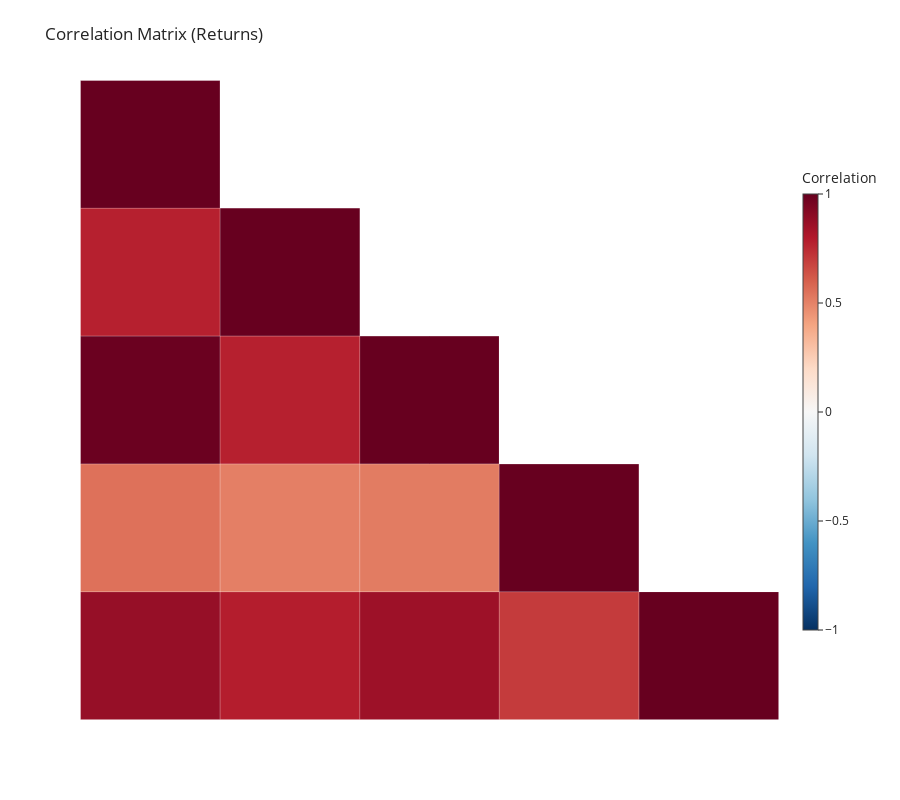

The notebook cell this image was saved under:
### Code cell
InteractivePlots.interactive_plot_correlation_matrix(position_data)

### Figure 1 — Plotly figure (JSON) as saved in the notebook; plotly's stock layout.template omitted (floating-point values rounded to 4 significant figures)
{"data": [{"colorbar": {"len": 0.75, "thickness": 15, "title": {"text": "Correlation"}}, "colorscale": [[0, "rgb(5,48,97)"], [0.1, "rgb(33,102,172)"], [0.2, "rgb(67,147,195)"], [0.3, "rgb(146,197,222)"], [0.4, "rgb(209,229,240)"], [0.5, "rgb(247,247,247)"], [0.6, "rgb(253,219,199)"], [0.7, "rgb(244,165,130)"], [0.8, "rgb(214,96,77)"], [0.9, "rgb(178,24,43)"], [1, "rgb(103,0,31)"]], "hoverinfo": "text", "showscale": true, "text": [["DJI & DJI<br>Correlation = 1.00", "", "", "", ""], ["EEM & DJI<br>Correlation = 0.78", "EEM & EEM<br>Correlation = 1.00", "", "", ""], ["^GSPC & DJI<br>Correlation = 0.99", "^GSPC & EEM<br>Correlation = 0.78", "^GSPC & ^GSPC<br>Correlation = 1.00", "", ""], ["^N225 & DJI<br>Correlation = 0.55", "^N225 & EEM<br>Correlation = 0.51", "^N225 & ^GSPC<br>Correlation = 0.52", "^N225 & ^N225<br>Correlation = 1.00", ""], ["^STOXX50E & DJI<br>Correlation = 0.87", "^STOXX50E & EEM<br>Correlation = 0.79", "^STOXX50E & ^GSPC<br>Correlation = 0.85", "^STOXX50E & ^N225<br>Correlation = 0.70", "^STOXX50E & ^STOXX50E<br>Correlation = 1.00"]], "type": "heatmap", "x": ["DJI", "EEM", "^GSPC", "^N225", "^STOXX50E"], "y": ["DJI", "EEM", "^GSPC", "^N225", "^STOXX50E"], "z": [[1, null, null, null, null], [0.7776, 1, null, null, null], [0.9903, 0.7775, 1, null, null], [0.5498, 0.5092, 0.5202, 1, null], [0.8736, 0.7864, 0.8549, 0.7016, 1]], "zmax": 1, "zmin": -1}], "layout": {"height": 800, "margin": {"b": 80, "l": 80, "r": 80, "t": 80}, "paper_bgcolor": "white", "plot_bgcolor": "white", "shapes": [{"line": {"color": "white", "width": 1}, "type": "line", "x0": -0.5, "x1": 4.5, "xref": "x", "y0": -0.5, "y1": -0.5, "yref": "y"}, {"line": {"color": "white", "width": 1}, "type": "line", "x0": -0.5, "x1": -0.5, "xref": "x", "y0": -0.5, "y1": 4.5, "yref": "y"}, {"line": {"color": "white", "width": 1}, "type": "line", "x0": -0.5, "x1": 4.5, "xref": "x", "y0": 0.5, "y1": 0.5, "yref": "y"}, {"line": {"color": "white", "width": 1}, "type": "line", "x0": 0.5, "x1": 0.5, "xref": "x", "y0": -0.5, "y1": 4.5, "yref": "y"}, {"line": {"color": "white", "width": 1}, "type": "line", "x0": -0.5, "x1": 4.5, "xref": "x", "y0": 1.5, "y1": 1.5, "yref": "y"}, {"line": {"color": "white", "width": 1}, "type": "line", "x0": 1.5, "x1": 1.5, "xref": "x", "y0": -0.5, "y1": 4.5, "yref": "y"}, {"line": {"color": "white", "width": 1}, "type": "line", "x0": -0.5, "x1": 4.5, "xref": "x", "y0": 2.5, "y1": 2.5, "yref": "y"}, {"line": {"color": "white", "width": 1}, "type": "line", "x0": 2.5, "x1": 2.5, "xref": "x", "y0": -0.5, "y1": 4.5, "yref": "y"}, {"line": {"color": "white", "width": 1}, "type": "line", "x0": -0.5, "x1": 4.5, "xref": "x", "y0": 3.5, "y1": 3.5, "yref": "y"}, {"line": {"color": "white", "width": 1}, "type": "line", "x0": 3.5, "x1": 3.5, "xref": "x", "y0": -0.5, "y1": 4.5, "yref": "y"}], "title": {"text": "Correlation Matrix (Returns)"}, "width": 900, "xaxis": {"showgrid": false, "showline": false, "showticklabels": false, "visible": false, "zeroline": false}, "yaxis": {"autorange": "reversed", "showgrid": false, "showline": false, "showticklabels": false, "visible": false, "zeroline": false}}}
